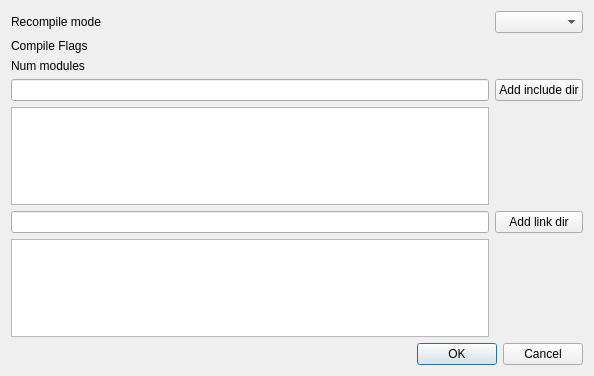
<?xml version="1.0" encoding="UTF-8"?>
<ui version="4.0">
 <class>RCCSettingsDialog</class>
 <widget class="QDialog" name="RCCSettingsDialog">
  <property name="geometry">
   <rect>
    <x>0</x>
    <y>0</y>
    <width>594</width>
    <height>376</height>
   </rect>
  </property>
  <property name="windowTitle">
   <string>Dialog</string>
  </property>
  <layout class="QGridLayout" name="gridLayout_2">
   <item row="0" column="0">
    <layout class="QGridLayout" name="gridLayout">
     <item row="5" column="1">
      <widget class="QPushButton" name="btnAddLinkDir">
       <property name="text">
        <string>Add link dir</string>
       </property>
      </widget>
     </item>
     <item row="4" column="0">
      <widget class="QPlainTextEdit" name="incDirs"/>
     </item>
     <item row="0" column="1">
      <widget class="QComboBox" name="comboBox"/>
     </item>
     <item row="0" column="0">
      <widget class="QLabel" name="label">
       <property name="text">
        <string>Recompile mode</string>
       </property>
      </widget>
     </item>
     <item row="1" column="0">
      <widget class="QLabel" name="label_3">
       <property name="text">
        <string>Compile Flags</string>
       </property>
      </widget>
     </item>
     <item row="2" column="0">
      <widget class="QLabel" name="label_4">
       <property name="text">
        <string>Num modules</string>
       </property>
      </widget>
     </item>
     <item row="2" column="1">
      <widget class="QLabel" name="numModules">
       <property name="text">
        <string/>
       </property>
      </widget>
     </item>
     <item row="3" column="1">
      <widget class="QPushButton" name="btnAddIncludeDir">
       <property name="text">
        <string>Add include dir</string>
       </property>
      </widget>
     </item>
     <item row="3" column="0">
      <widget class="QLineEdit" name="includeDir"/>
     </item>
     <item row="5" column="0">
      <widget class="QLineEdit" name="linkDir"/>
     </item>
     <item row="6" column="0">
      <widget class="QPlainTextEdit" name="linkDirs"/>
     </item>
    </layout>
   </item>
   <item row="1" column="0">
    <widget class="QDialogButtonBox" name="buttonBox">
     <property name="orientation">
      <enum>Qt::Horizontal</enum>
     </property>
     <property name="standardButtons">
      <set>QDialogButtonBox::Cancel|QDialogButtonBox::Ok</set>
     </property>
    </widget>
   </item>
  </layout>
 </widget>
 <resources/>
 <connections>
  <connection>
   <sender>buttonBox</sender>
   <signal>accepted()</signal>
   <receiver>RCCSettingsDialog</receiver>
   <slot>accept()</slot>
   <hints>
    <hint type="sourcelabel">
     <x>248</x>
     <y>254</y>
    </hint>
    <hint type="destinationlabel">
     <x>157</x>
     <y>274</y>
    </hint>
   </hints>
  </connection>
  <connection>
   <sender>buttonBox</sender>
   <signal>rejected()</signal>
   <receiver>RCCSettingsDialog</receiver>
   <slot>reject()</slot>
   <hints>
    <hint type="sourcelabel">
     <x>316</x>
     <y>260</y>
    </hint>
    <hint type="destinationlabel">
     <x>286</x>
     <y>274</y>
    </hint>
   </hints>
  </connection>
 </connections>
</ui>
